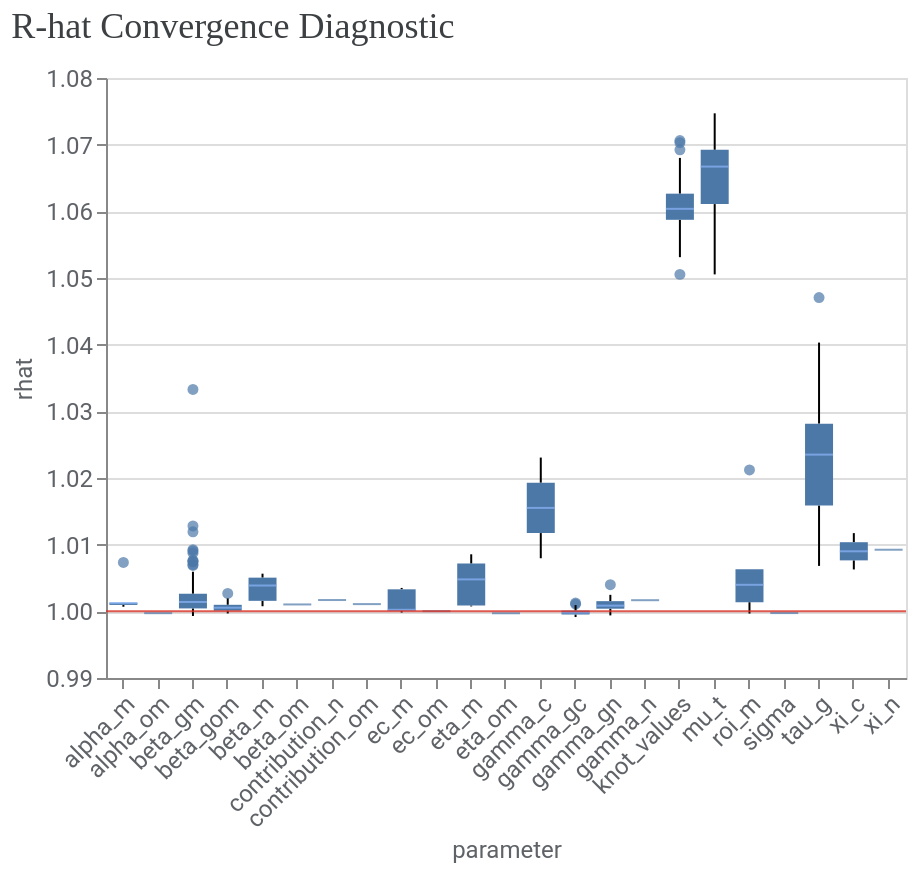

Notebook source saved alongside this figure:
### Markdown cell above
To further assess convergence and model fit, you can use the methods from `visualizer` module.

1\. Assess convergence. Run the following code to generate r-hat statistics. R-hat close to 1.0 indicate convergence. R-hat < 1.2 indicates approximate convergence and is a reasonable threshold for many problems.

### Code cell
model_diagnostics = visualizer.ModelDiagnostics(mmm)
model_diagnostics.plot_rhat_boxplot()

### Figure 1 — Vega-Lite specification as saved in the notebook (floating-point values rounded to 4 significant figures; data arrays with more than 128 entries replaced by an {"elided": "..."} marker saying what was removed)
{"config": {"view": {"continuousWidth": 300, "continuousHeight": 300}, "axis": {"labelColor": "#5F6368", "labelFont": "Roboto", "labelFontSize": 12, "titleColor": "#5F6368", "titleFont": "Roboto", "titleFontSize": 12, "titleFontWeight": "normal"}}, "layer": [{"data": {"name": "data-0e4b1985b8c1146b533e30fec3b727b0"}, "mark": {"type": "boxplot", "median": {"color": "#8AB4F8"}, "outliers": {"filled": true}}, "encoding": {"x": {"axis": {"labelAngle": -45}, "field": "parameter", "type": "nominal"}, "y": {"field": "rhat", "scale": {"zero": false}, "type": "quantitative"}}}, {"data": {"name": "empty"}, "mark": {"type": "rule", "color": "#D93025", "opacity": 0.8}, "encoding": {"y": {"datum": 1}}}], "title": {"text": "R-hat Convergence Diagnostic", "anchor": "start", "color": "#3C4043", "font": "Google Sans Display", "fontSize": 18, "fontWeight": "normal", "offset": 10}, "width": 400, "$schema": "https://vega.github.io/schema/vega-lite/v5.20.1.json", "datasets": {"data-0e4b1985b8c1146b533e30fec3b727b0": {"elided": "657 records"}, "empty": [{}]}}
